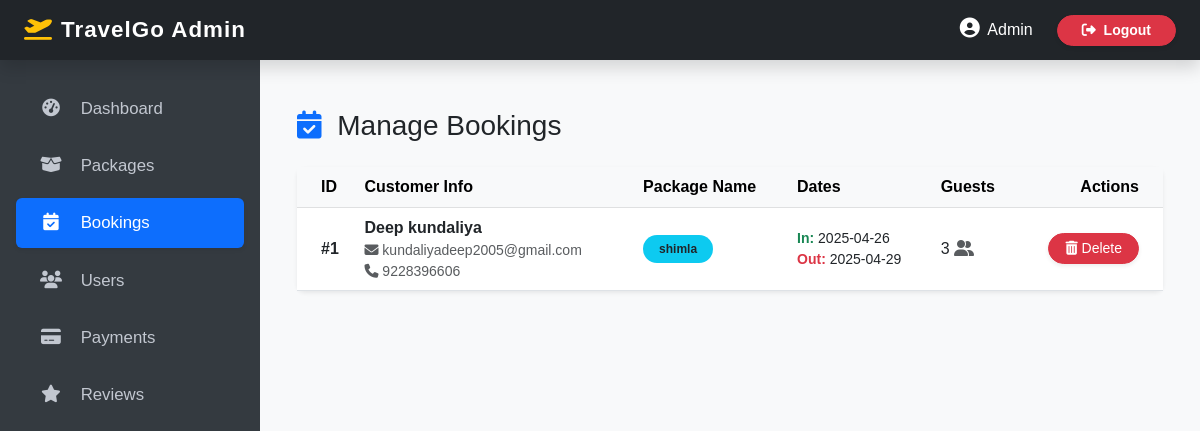
The app's page /admin/manage_bookings.php (signed in) with its own data.
### tables this page shows
CREATE TABLE `bookings` (
  `id` int(11) NOT NULL,
  `name` varchar(255) NOT NULL,
  `email` varchar(255) NOT NULL,
  `phone` varchar(15) DEFAULT NULL,
  `package_name` varchar(255) DEFAULT NULL,
  `package_duration` int(11) DEFAULT NULL,
  `guests` int(3) DEFAULT NULL,
  `start_date` date DEFAULT NULL,
  `end_date` date DEFAULT NULL
);

### admin/manage_bookings.php (the view, shortened to what this page needs)
<?php
include 'includes/header.php';
include 'includes/sidebar.php';
include 'database.php';
$sql = "SELECT * FROM bookings ORDER BY id DESC";
$result = $conn->query($sql);
?>
<div class="container-fluid py-4">
    <div class="d-flex justify-content-between align-items-center mb-4">
        <h2 class="h3 mb-0 text-gray-800"><i class="fas fa-calendar-check text-primary me-2"></i> Manage Bookings</h2>
    </div>
    <div class="card shadow-sm border-0">
        <div class="card-body p-0">
            <div class="table-responsive">
                <table class="table table-hover align-middle mb-0">
                    <thead class="table-light text-muted">
                        <tr>
                            <th class="ps-4">ID</th>
                            <th>Customer Info</th>
                            <th>Package Name</th>
                            <th>Dates</th>
                            <th>Guests</th>
                            <th class="text-end pe-4">Actions</th>
                        </tr>
                    </thead>
                    <tbody>
                        <?php if ($result && $result->num_rows > 0): ?>
                            <?php while ($row = $result->fetch_assoc()): ?>
                                <tr>
                                    <td class="ps-4 fw-bold">#<?php echo $row['id']; ?></td>
                                    <td>
                                        <div class="fw-bold text-dark"><?php echo htmlspecialchars($row['name']); ?></div>
                                        <div class="text-muted small"><i class="fas fa-envelope"></i> <?php echo htmlspecialchars($row['email']); ?></div>
                                        <div class="text-muted small"><i class="fas fa-phone"></i> <?php echo htmlspecialchars($row['phone']); ?></div>
                                    </td>
                                    <td><span class="badge bg-info text-dark rounded-pill px-3 py-2"><?php echo htmlspecialchars($row['package_name'] ?? 'N/A'); ?></span></td>
                                    <td>
                                        <div class="small"><span class="fw-bold text-success">In:</span> <?php echo htmlspecialchars($row['start_date'] ?? 'N/A'); ?></div>
                                        <div class="small"><span class="fw-bold text-danger">Out:</span> <?php echo htmlspecialchars($row['end_date'] ?? 'N/A'); ?></div>
                                    </td>
                                    <td><?php echo htmlspecialchars($row['guests'] ?? 'N/A'); ?> <i class="fas fa-user-friends text-muted"></i></td>
                                    <td class="text-end pe-4">
                                        <a href="manage_bookings.php?delete_id=<?php echo $row['id']; ?>" class="btn btn-sm btn-danger rounded-pill px-3 shadow-sm" onclick="return confirm('Are you sure you want to delete this booking?');"><i class="fas fa-trash-alt"></i> Delete</a>
                                    </td>
                                </tr>
                            <?php endwhile; ?>
                        <?php else: ?>
                            <tr>
                                <td colspan="6" class="text-center py-4 text-muted">No bookings found.</td>
                            </tr>
                        <?php endif; ?>
                    </tbody>
                </table>
            </div>
        </div>
    </div>
</div>
<?php include 'includes/footer.php'; ?>

### admin/assets/css/style.css (style rules this page uses)
body { font-family: Arial, sans-serif; }
.card { border-radius: 8px; }

### admin/includes/header.php (style rules this page uses)
body { background-color: #f4f6f9; overflow-x: hidden; }

### records on screen
bookings: id "1", name "Deep kundaliya", email "kundaliyadeep2005@gmail.com", phone "9228396606", package_name "shimla", start_date "2025-04-26", end_date "2025-04-29", guests "3"
